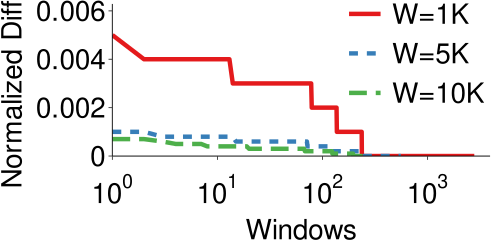

The script that drew this image:
library(grid)
library(ggplot2)
library(extrafont)
require("RColorBrewer")
require(scales)
font_import()
loadfonts()

mywidth=5
myheight=2.5
if(T){
    x1 <- read.table("featureDistributionCouchbase.data",header=TRUE)
    cairo_pdf(file="./featureDistributionCouchbase.pdf", width=mywidth, height=myheight)
    x1$type <- factor(x1$wsize, levels=c("1K", "5K", "10K"), labels=c("W=1K", "W=5K", "W=10K"))
    ggplot(data=x1, aes(x=id, y=ndiff,shape=type,linetype=type, colour=type, group=type)) +
    geom_line(size=1.5)  +
    scale_colour_brewer(palette = "Set1")+
    coord_cartesian(xlim=c(1.455, 2700), ylim=c(0.000285, 0.006)) +
    scale_x_continuous(trans='log10', breaks=trans_breaks("log10", function(x) 10^x),
    labels=trans_format("log10", math_format(10^.x))) +
    scale_y_continuous(breaks=c(0.000,0.002,0.004,0.006), labels=c("0","0.002","0.004","0.006")) +
    ylab("Normalized Diff") +
    xlab(bquote("Windows")) +
    theme_bw() +
    theme(panel.grid.major=element_blank(), panel.grid.minor=element_blank(),
	    panel.background=element_blank(),
		panel.border = element_blank(),
		axis.line=element_line(colour="black", size=0.3),
		axis.ticks=element_line(size=0.3),
	    axis.text.x=element_text(margin=margin(10,0,0,0), angle=0, hjust=0.5, colour="black", size=20),
	    axis.title.y=element_text(margin=margin(0, 5, 0, 0), size=20, hjust=0.9),
	    axis.text.y=element_text(colour="black",size=20),
	    axis.title.x=element_text(margin=margin(5,-10,0,10), size=20),
        legend.title = element_blank(),
	    legend.key.size=unit(1, "cm"),
        legend.text=element_text(size=20),
	    legend.position=c(0.8, 0.7),
		legend.direction="vertical",
        legend.margin = margin(t = 0, unit='cm'),
        plot.margin=unit(c(0.1,0.2,0.1,0.1), "cm"))
}
